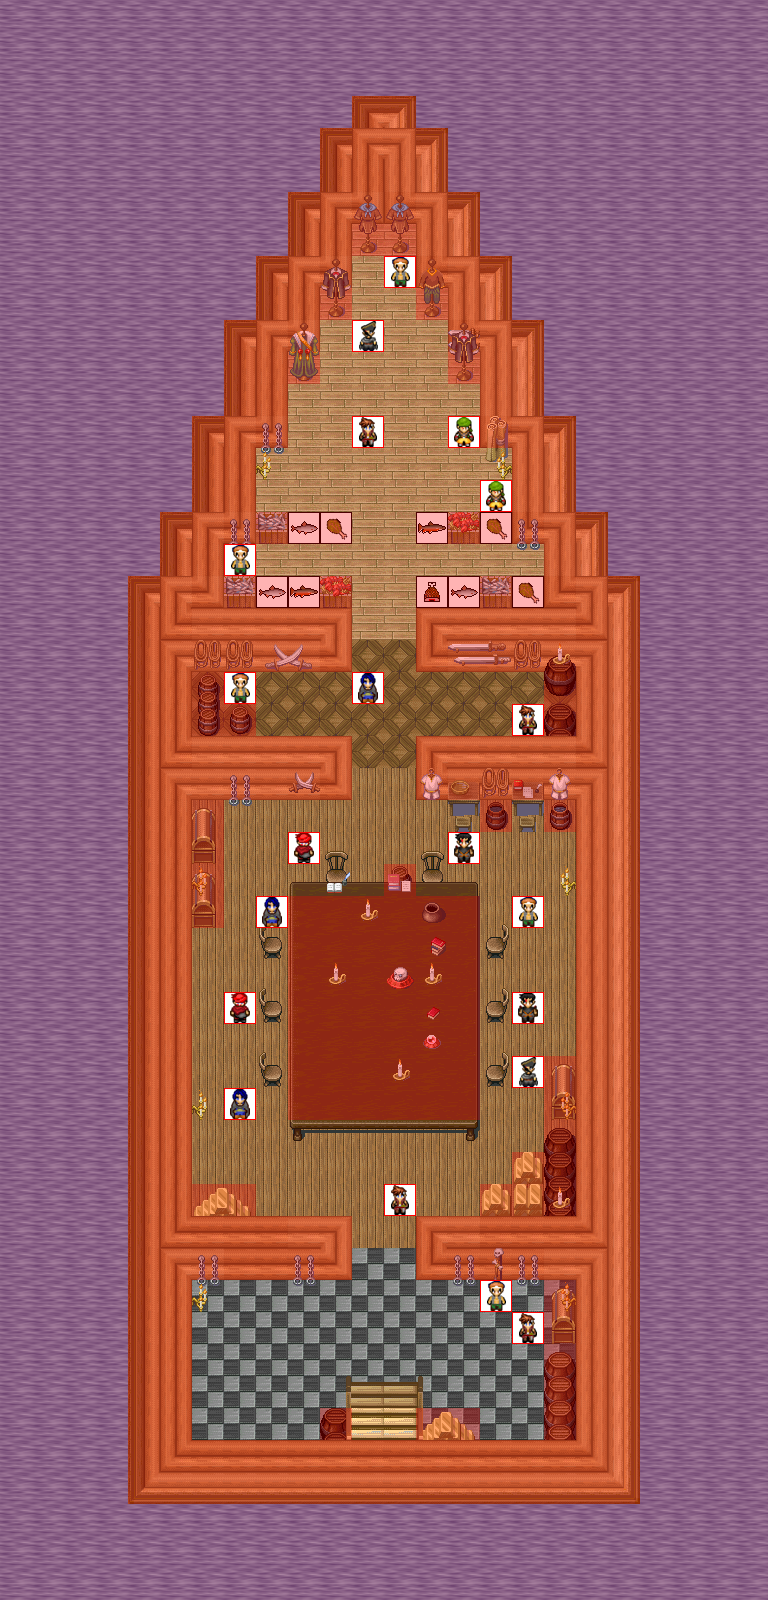

This game map was drawn from its Tiled (.tmx) file and the tilesets committed beside it. A one-line description and the trimmed map source follow:
An orthogonal 24x50 tile map with 32x32 px tiles, 7 tile layers (0_floor, 1_terrain, 2_object, 3_roof, ...), 3 hidden layers not drawn, 28 tilesets.

<map version="1.2" tiledversion="1.2.2" orientation="orthogonal" renderorder="right-down" width="24" height="50" tilewidth="32" tileheight="32" infinite="0" nextlayerid="51" nextobjectid="1">
 <tileset firstgid="1" name="ground" tilewidth="32" tileheight="32" tilecount="33" columns="3">
  <image source="../../tileset/ground/ground.png" width="96" height="352" />
 </tileset>
 <tileset firstgid="34" name="int_plazy" tilewidth="32" tileheight="32" tilecount="27" columns="3">
  <image source="../../tileset/pol/waly/int_plazy.png" width="96" height="288" />
 </tileset>
 <tileset firstgid="61" name="kafle" tilewidth="32" tileheight="32" tilecount="80" columns="16">
  <image source="../../tileset/pol/domki/podloga/kafelki_rozne.png" width="512" height="160" />
 </tileset>
 <tileset firstgid="141" name="krzesla" tilewidth="32" tileheight="32" tilecount="20" columns="5">
  <image source="../../tileset/pol/wyposazenie/lawki_krzesla/krzesla.png" width="160" height="128" />
 </tileset>
 <tileset firstgid="161" name="drewniany_stol4" tilewidth="32" tileheight="32" tilecount="9" columns="3">
  <image source="../../tileset/pol/wyposazenie/stoly/drewniany_stol4.png" width="96" height="96" />
 </tileset>
 <tileset firstgid="170" name="wiezienie_stolik" tilewidth="32" tileheight="32" tilecount="6" columns="3">
  <image source="../../tileset/pol/wyposazenie/stoly/wiezienie_stolik.png" width="96" height="64" />
 </tileset>
 <tileset firstgid="176" name="beczki" tilewidth="32" tileheight="32" tilecount="40" columns="8">
  <image source="../../tileset/pol/wyposazenie/beczki.png" width="256" height="160" />
 </tileset>
 <tileset firstgid="216" name="ubiory" tilewidth="32" tileheight="32" tilecount="36" columns="9">
  <image source="../../tileset/pol/wyposazenie/ubiory.png" width="288" height="128" />
 </tileset>
 <tileset firstgid="252" name="skrzynie" tilewidth="32" tileheight="32" tilecount="4" columns="2">
  <image source="../../tileset/pol/wyposazenie/skrzynie.png" width="64" height="64" />
 </tileset>
 <tileset firstgid="256" name="miecze" tilewidth="32" tileheight="32" tilecount="24" columns="6">
  <image source="../../tileset/pol/wyposazenie/miecze.png" width="192" height="128" />
 </tileset>
 <tileset firstgid="280" name="pioro_ksiazki" tilewidth="32" tileheight="32" tilecount="3" columns="1">
  <image source="../../tileset/pol/wyposazenie/pioro_ksiazki.png" width="32" height="96" />
 </tileset>
 <tileset firstgid="283" name="sztabki_zlota" tilewidth="32" tileheight="32" tilecount="6" columns="2">
  <image source="../../tileset/pol/wyposazenie/sztabki_zlota.png" width="64" height="96" />
 </tileset>
 <tileset firstgid="289" name="bibeloty_na_stol" tilewidth="32" tileheight="32" tilecount="14" columns="7">
  <image source="../../tileset/pol/wyposazenie/bibeloty_na_stol.png" width="224" height="64" />
 </tileset>
 <tileset firstgid="303" name="lancuchy" tilewidth="32" tileheight="32" tilecount="2" columns="1">
  <image source="../../tileset/pol/wyposazenie/lancuchy.png" width="32" height="64" />
 </tileset>
 <tileset firstgid="305" name="czaszki" tilewidth="32" tileheight="32" tilecount="16" columns="8">
  <image source="../../tileset/pol/wyposazenie/czaszki.png" width="256" height="64" />
 </tileset>
 <tileset firstgid="321" name="owoce_morza" tilewidth="32" tileheight="32" tilecount="4" columns="2">
  <image source="../../tileset/pol/wyposazenie/jedzenie/owoce_morza.png" width="64" height="64" />
 </tileset>
 <tileset firstgid="325" name="kula_rozowa" tilewidth="32" tileheight="32" tilecount="1" columns="1">
  <image source="../../tileset/pol/wyposazenie/kula_rozowa.png" width="32" height="32" />
 </tileset>
 <tileset firstgid="326" name="swieczka_right" tilewidth="32" tileheight="32" tilecount="4" columns="4">
  <image source="../../tileset/pol/oswietlenie/swieczka_right.png" width="128" height="32" />
 </tileset>
 <tileset firstgid="330" name="swieczka" tilewidth="32" tileheight="32" tilecount="4" columns="4">
  <image source="../../tileset/pol/oswietlenie/swieczka.png" width="128" height="32" />
 </tileset>
 <tileset firstgid="334" name="swieczka_left" tilewidth="32" tileheight="32" tilecount="4" columns="4">
  <image source="../../tileset/pol/oswietlenie/swieczka_left.png" width="128" height="32" />
 </tileset>
 <tileset firstgid="338" name="latarnia_blaszczek" tilewidth="32" tileheight="32" tilecount="5" columns="5">
  <image source="../../tileset/pol/oswietlenie/latarnia_blaszczek.png" width="160" height="32" />
 </tileset>
 <tileset firstgid="343" name="latarnia_blask" tilewidth="32" tileheight="32" tilecount="25" columns="5">
  <image source="../../tileset/pol/oswietlenie/latarnia_blask.png" width="160" height="160" />
 </tileset>
 <tileset firstgid="368" name="collision" tilewidth="32" tileheight="32" tilecount="1" columns="1">
  <image source="../../tileset/logic/collision.png" width="32" height="32" />
 </tileset>
 <tileset firstgid="369" name="meat_and_fish" tilewidth="32" tileheight="32" tilecount="5" columns="5">
  <image source="../../tileset/logic/item/meat_and_fish.png" width="160" height="32" />
 </tileset>
 <tileset firstgid="374" name="grey_stone_stairs" tilewidth="32" tileheight="32" tilecount="6" columns="3">
  <image source="../../tileset/building/stairs/grey_stone_stairs.png" width="96" height="64" />
 </tileset>
 <tileset firstgid="380" name="protection" tilewidth="32" tileheight="32" tilecount="2" columns="2">
  <image source="../../tileset/logic/protection.png" width="64" height="32" />
 </tileset>
 <tileset firstgid="382" name="schody_drewniane" tilewidth="32" tileheight="32" tilecount="36" columns="6">
  <image source="../../tileset/pol/domki/schody/schody_drewniane.png" width="192" height="192" />
 </tileset>
 <tileset firstgid="418" name="pol_piraci" tilewidth="32" tileheight="32" tilecount="7" columns="7">
  <image source="../../tileset/logic/creature/pol_piraci.png" width="224" height="32" />
 </tileset>
 <layer id="31" name="0_floor" width="24" height="50">
  <data>[1200 cells, 1200 non-empty, 5 distinct tile ids]</data>
 </layer>
 <layer id="32" name="1_terrain" width="24" height="50">
  <data>[1200 cells, 336 non-empty, 42 distinct tile ids]</data>
 </layer>
 <layer id="33" name="2_object" width="24" height="50">
  <data>[1200 cells, 109 non-empty, 45 distinct tile ids]</data>
 </layer>
 <layer id="34" name="3_roof" width="24" height="50">
  <data>[1200 cells, 20 non-empty, 12 distinct tile ids]</data>
 </layer>
 <layer id="35" name="4_roof_add" width="24" height="50">
  <data>[1200 cells, 12 non-empty, 5 distinct tile ids]</data>
 </layer>
 <layer id="36" name="objects" width="24" height="50">
  <data>[1200 cells, 29 non-empty, 11 distinct tile ids]</data>
 </layer>
 <layer id="37" name="collision" width="24" height="50" opacity="0.3">
  <data>[1200 cells, 966 non-empty, 1 distinct tile ids]</data>
 </layer>
 <layer id="38" name="protection" width="24" height="50" visible="0" opacity="0.3">
  <data>[1200 cells, 231 non-empty, 1 distinct tile ids]</data>
 </layer>
 <layer id="39" name="blend_ground" width="24" height="50" visible="0">
  <data>[1200 cells, 242 non-empty, 26 distinct tile ids]</data>
 </layer>
 <layer id="40" name="blend_roof" width="24" height="50" visible="0">
  <data>[1200 cells, 242 non-empty, 26 distinct tile ids]</data>
 </layer>
</map>
